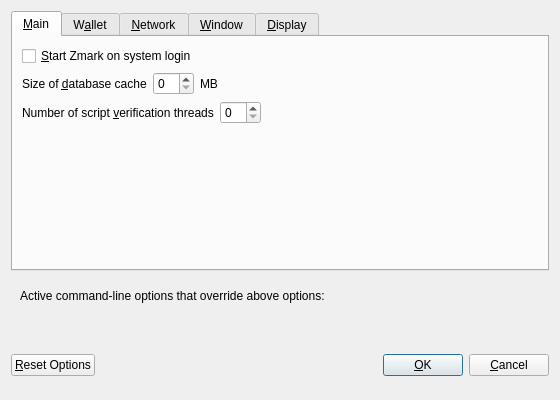
<?xml version="1.0" encoding="UTF-8"?>
<ui version="4.0">
 <class>OptionsDialog</class>
 <widget class="QDialog" name="OptionsDialog">
  <property name="geometry">
   <rect>
    <x>0</x>
    <y>0</y>
    <width>560</width>
    <height>400</height>
   </rect>
  </property>
  <property name="windowTitle">
   <string>Options</string>
  </property>
  <property name="modal">
   <bool>true</bool>
  </property>
  <layout class="QVBoxLayout" name="verticalLayout">
   <item>
    <widget class="QTabWidget" name="tabWidget">
     <property name="currentIndex">
      <number>0</number>
     </property>
     <widget class="QWidget" name="tabMain">
      <attribute name="title">
       <string>&amp;Main</string>
      </attribute>
      <layout class="QVBoxLayout" name="verticalLayout_Main">
       <item>
        <widget class="QCheckBox" name="zmarkAtStartup">
         <property name="toolTip">
          <string>Automatically start Zmark after logging in to the system.</string>
         </property>
         <property name="text">
          <string>&amp;Start Zmark on system login</string>
         </property>
        </widget>
       </item>
       <item>
        <layout class="QHBoxLayout" name="horizontalLayout_2_Main">
         <item>
          <widget class="QLabel" name="databaseCacheLabel">
           <property name="text">
            <string>Size of &amp;database cache</string>
           </property>
           <property name="textFormat">
            <enum>Qt::PlainText</enum>
           </property>
           <property name="buddy">
            <cstring>databaseCache</cstring>
           </property>
          </widget>
         </item>
         <item>
          <widget class="QSpinBox" name="databaseCache"/>
         </item>
         <item>
          <widget class="QLabel" name="databaseCacheUnitLabel">
           <property name="text">
            <string>MB</string>
           </property>
           <property name="textFormat">
            <enum>Qt::PlainText</enum>
           </property>
          </widget>
         </item>
         <item>
          <spacer name="horizontalSpacer_2_Main">
           <property name="orientation">
            <enum>Qt::Horizontal</enum>
           </property>
           <property name="sizeHint" stdset="0">
            <size>
             <width>40</width>
             <height>20</height>
            </size>
           </property>
          </spacer>
         </item>
        </layout>
       </item>
       <item>
        <layout class="QHBoxLayout" name="horizontalLayout_3_Main">
         <item>
          <widget class="QLabel" name="threadsScriptVerifLabel">
           <property name="text">
            <string>Number of script &amp;verification threads</string>
           </property>
           <property name="textFormat">
            <enum>Qt::PlainText</enum>
           </property>
           <property name="buddy">
            <cstring>threadsScriptVerif</cstring>
           </property>
          </widget>
         </item>
         <item>
          <widget class="QSpinBox" name="threadsScriptVerif">
           <property name="toolTip">
            <string>(0 = auto, &lt;0 = leave that many cores free)</string>
           </property>
          </widget>
         </item>
         <item>
          <spacer name="horizontalSpacer_3_Main">
           <property name="orientation">
            <enum>Qt::Horizontal</enum>
           </property>
           <property name="sizeHint" stdset="0">
            <size>
             <width>40</width>
             <height>20</height>
            </size>
           </property>
          </spacer>
         </item>
        </layout>
       </item>
       <item>
        <spacer name="verticalSpacer_Main">
         <property name="orientation">
          <enum>Qt::Vertical</enum>
         </property>
         <property name="sizeHint" stdset="0">
          <size>
           <width>20</width>
           <height>40</height>
          </size>
         </property>
        </spacer>
       </item>
      </layout>
     </widget>
     <widget class="QWidget" name="tabWallet">
      <attribute name="title">
       <string>W&amp;allet</string>
      </attribute>
      <layout class="QVBoxLayout" name="verticalLayout_Wallet">
       <item>
        <widget class="QLabel" name="transactionFeeInfoLabel">
         <property name="text">
          <string>Optional transaction fee per kB that helps make sure your transactions are processed quickly. Most transactions are 1 kB.</string>
         </property>
         <property name="textFormat">
          <enum>Qt::PlainText</enum>
         </property>
         <property name="wordWrap">
          <bool>true</bool>
         </property>
        </widget>
       </item>
       <item>
        <layout class="QHBoxLayout" name="horizontalLayout_1_Wallet">
         <item>
          <widget class="QLabel" name="transactionFeeLabel">
           <property name="text">
            <string>Pay transaction &amp;fee</string>
           </property>
           <property name="textFormat">
            <enum>Qt::PlainText</enum>
           </property>
           <property name="buddy">
            <cstring>transactionFee</cstring>
           </property>
          </widget>
         </item>
         <item>
          <widget class="BitmarkAmountField" name="transactionFee"/>
         </item>
         <item>
          <spacer name="horizontalSpacer_1_Wallet">
           <property name="orientation">
            <enum>Qt::Horizontal</enum>
           </property>
           <property name="sizeHint" stdset="0">
            <size>
             <width>40</width>
             <height>20</height>
            </size>
           </property>
          </spacer>
         </item>
        </layout>
       </item>
       <item>
        <spacer name="verticalSpacer_Wallet">
         <property name="orientation">
          <enum>Qt::Vertical</enum>
         </property>
         <property name="sizeHint" stdset="0">
          <size>
           <width>20</width>
           <height>40</height>
          </size>
         </property>
        </spacer>
       </item>
       <item>
        <widget class="QGroupBox" name="groupBox">
         <property name="title">
          <string>Expert</string>
         </property>
         <layout class="QVBoxLayout" name="verticalLayout_2">
          <item>
           <widget class="QCheckBox" name="coinControlFeatures">
            <property name="toolTip">
             <string>Whether to show coin control features or not.</string>
            </property>
            <property name="text">
             <string>Enable coin &amp;control features</string>
            </property>
           </widget>
          </item>
          <item>
           <widget class="QCheckBox" name="spendZeroConfChange">
            <property name="toolTip">
             <string>If you disable the spending of unconfirmed change, the change from a transaction cannot be used until that transaction has at least one confirmation. This also affects how your balance is computed.</string>
            </property>
            <property name="text">
             <string>&amp;Spend unconfirmed change</string>
            </property>
           </widget>
          </item>
         </layout>
        </widget>
       </item>
      </layout>
     </widget>
     <widget class="QWidget" name="tabNetwork">
      <attribute name="title">
       <string>&amp;Network</string>
      </attribute>
      <layout class="QVBoxLayout" name="verticalLayout_Network">
       <item>
        <widget class="QCheckBox" name="mapPortUpnp">
         <property name="toolTip">
          <string>Automatically open the Zmark client port on the router. This only works when your router supports UPnP and it is enabled.</string>
         </property>
         <property name="text">
          <string>Map port using &amp;UPnP</string>
         </property>
        </widget>
       </item>
       <item>
        <widget class="QCheckBox" name="connectSocks">
         <property name="toolTip">
          <string>Connect to the Zmark network through a SOCKS proxy.</string>
         </property>
         <property name="text">
          <string>&amp;Connect through SOCKS proxy (default proxy):</string>
         </property>
        </widget>
       </item>
       <item>
        <layout class="QHBoxLayout" name="horizontalLayout_1_Network">
         <item>
          <widget class="QLabel" name="proxyIpLabel">
           <property name="text">
            <string>Proxy &amp;IP:</string>
           </property>
           <property name="textFormat">
            <enum>Qt::PlainText</enum>
           </property>
           <property name="buddy">
            <cstring>proxyIp</cstring>
           </property>
          </widget>
         </item>
         <item>
          <widget class="QValidatedLineEdit" name="proxyIp">
           <property name="minimumSize">
            <size>
             <width>140</width>
             <height>0</height>
            </size>
           </property>
           <property name="maximumSize">
            <size>
             <width>140</width>
             <height>16777215</height>
            </size>
           </property>
           <property name="toolTip">
            <string>IP address of the proxy (e.g. IPv4: 127.0.0.1 / IPv6: ::1)</string>
           </property>
          </widget>
         </item>
         <item>
          <widget class="QLabel" name="proxyPortLabel">
           <property name="text">
            <string>&amp;Port:</string>
           </property>
           <property name="textFormat">
            <enum>Qt::PlainText</enum>
           </property>
           <property name="buddy">
            <cstring>proxyPort</cstring>
           </property>
          </widget>
         </item>
         <item>
          <widget class="QLineEdit" name="proxyPort">
           <property name="minimumSize">
            <size>
             <width>55</width>
             <height>0</height>
            </size>
           </property>
           <property name="maximumSize">
            <size>
             <width>55</width>
             <height>16777215</height>
            </size>
           </property>
           <property name="toolTip">
            <string>Port of the proxy (e.g. 9050)</string>
           </property>
          </widget>
         </item>
         <item>
          <widget class="QLabel" name="socksVersionLabel">
           <property name="text">
            <string>SOCKS &amp;Version:</string>
           </property>
           <property name="textFormat">
            <enum>Qt::PlainText</enum>
           </property>
           <property name="buddy">
            <cstring>socksVersion</cstring>
           </property>
          </widget>
         </item>
         <item>
          <widget class="QValueComboBox" name="socksVersion">
           <property name="toolTip">
            <string>SOCKS version of the proxy (e.g. 5)</string>
           </property>
          </widget>
         </item>
         <item>
          <spacer name="horizontalSpacer_1_Network">
           <property name="orientation">
            <enum>Qt::Horizontal</enum>
           </property>
           <property name="sizeHint" stdset="0">
            <size>
             <width>40</width>
             <height>20</height>
            </size>
           </property>
          </spacer>
         </item>
        </layout>
       </item>
       <item>
        <spacer name="verticalSpacer_Network">
         <property name="orientation">
          <enum>Qt::Vertical</enum>
         </property>
         <property name="sizeHint" stdset="0">
          <size>
           <width>20</width>
           <height>40</height>
          </size>
         </property>
        </spacer>
       </item>
      </layout>
     </widget>
     <widget class="QWidget" name="tabWindow">
      <attribute name="title">
       <string>&amp;Window</string>
      </attribute>
      <layout class="QVBoxLayout" name="verticalLayout_Window">
       <item>
        <widget class="QCheckBox" name="minimizeToTray">
         <property name="toolTip">
          <string>Show only a tray icon after minimizing the window.</string>
         </property>
         <property name="text">
          <string>&amp;Minimize to the tray instead of the taskbar</string>
         </property>
        </widget>
       </item>
       <item>
        <widget class="QCheckBox" name="minimizeOnClose">
         <property name="toolTip">
          <string>Minimize instead of exit the application when the window is closed. When this option is enabled, the application will be closed only after selecting Quit in the menu.</string>
         </property>
         <property name="text">
          <string>M&amp;inimize on close</string>
         </property>
        </widget>
       </item>
       <item>
        <spacer name="verticalSpacer_Window">
         <property name="orientation">
          <enum>Qt::Vertical</enum>
         </property>
         <property name="sizeHint" stdset="0">
          <size>
           <width>20</width>
           <height>40</height>
          </size>
         </property>
        </spacer>
       </item>
      </layout>
     </widget>
     <widget class="QWidget" name="tabDisplay">
      <attribute name="title">
       <string>&amp;Display</string>
      </attribute>
      <layout class="QVBoxLayout" name="verticalLayout_Display">
       <item>
        <layout class="QHBoxLayout" name="horizontalLayout_1_Display">
         <item>
          <widget class="QLabel" name="langLabel">
           <property name="text">
            <string>User Interface &amp;language:</string>
           </property>
           <property name="textFormat">
            <enum>Qt::PlainText</enum>
           </property>
           <property name="buddy">
            <cstring>lang</cstring>
           </property>
          </widget>
         </item>
         <item>
          <widget class="QValueComboBox" name="lang">
           <property name="toolTip">
            <string>The user interface language can be set here. This setting will take effect after restarting Zmark.</string>
           </property>
          </widget>
         </item>
        </layout>
       </item>
       <item>
        <layout class="QHBoxLayout" name="horizontalLayout_2_Display">
         <item>
          <widget class="QLabel" name="unitLabel">
           <property name="text">
            <string>&amp;Unit to show amounts in:</string>
           </property>
           <property name="textFormat">
            <enum>Qt::PlainText</enum>
           </property>
           <property name="buddy">
            <cstring>unit</cstring>
           </property>
          </widget>
         </item>
         <item>
          <widget class="QValueComboBox" name="unit">
           <property name="toolTip">
            <string>Choose the default subdivision unit to show in the interface and when sending coins.</string>
           </property>
          </widget>
         </item>
        </layout>
       </item>
       <item>
        <widget class="QCheckBox" name="displayAddresses">
         <property name="toolTip">
          <string>Whether to show Zmark addresses in the transaction list or not.</string>
         </property>
         <property name="text">
          <string>&amp;Display addresses in transaction list</string>
         </property>
        </widget>
       </item>
       <item>
        <layout class="QHBoxLayout" name="horizontalLayout_3_Display">
         <item>
          <widget class="QLabel" name="thirdPartyTxUrlsLabel">
           <property name="toolTip">
            <string>Third party URLs (e.g. a block explorer) that appear in the transactions tab as context menu items. %s in the URL is replaced by transaction hash. Multiple URLs are separated by vertical bar |.</string>
           </property>
           <property name="text">
            <string>Third party transaction URLs</string>
           </property>
           <property name="buddy">
            <cstring>thirdPartyTxUrls</cstring>
           </property>
          </widget>
         </item>
         <item>
          <widget class="QLineEdit" name="thirdPartyTxUrls">
           <property name="toolTip">
            <string>Third party URLs (e.g. a block explorer) that appear in the transactions tab as context menu items. %s in the URL is replaced by transaction hash. Multiple URLs are separated by vertical bar |.</string>
           </property>
          </widget>
         </item>
        </layout>
       </item>
       <item>
        <spacer name="verticalSpacer_Display">
         <property name="orientation">
          <enum>Qt::Vertical</enum>
         </property>
         <property name="sizeHint" stdset="0">
          <size>
           <width>20</width>
           <height>40</height>
          </size>
         </property>
        </spacer>
       </item>
      </layout>
     </widget>
    </widget>
   </item>
   <item>
    <widget class="QFrame" name="frame">
     <layout class="QVBoxLayout" name="verticalLayout_Bottom">
      <item>
       <layout class="QHBoxLayout" name="horizontalLayout_Bottom">
        <item>
         <widget class="QLabel" name="overriddenByCommandLineInfoLabel">
          <property name="text">
           <string>Active command-line options that override above options:</string>
          </property>
          <property name="textFormat">
           <enum>Qt::PlainText</enum>
          </property>
         </widget>
        </item>
        <item>
         <spacer name="horizontalSpacer_Bottom">
          <property name="orientation">
           <enum>Qt::Horizontal</enum>
          </property>
          <property name="sizeHint" stdset="0">
           <size>
            <width>40</width>
            <height>20</height>
           </size>
          </property>
         </spacer>
        </item>
       </layout>
      </item>
      <item>
       <widget class="QLabel" name="overriddenByCommandLineLabel">
        <property name="text">
         <string/>
        </property>
        <property name="textFormat">
         <enum>Qt::PlainText</enum>
        </property>
        <property name="wordWrap">
         <bool>true</bool>
        </property>
       </widget>
      </item>
     </layout>
    </widget>
   </item>
   <item>
    <layout class="QHBoxLayout" name="horizontalLayout_Buttons">
     <item>
      <widget class="QPushButton" name="resetButton">
       <property name="toolTip">
        <string>Reset all client options to default.</string>
       </property>
       <property name="text">
        <string>&amp;Reset Options</string>
       </property>
       <property name="autoDefault">
        <bool>false</bool>
       </property>
      </widget>
     </item>
     <item>
      <spacer name="horizontalSpacer_1">
       <property name="orientation">
        <enum>Qt::Horizontal</enum>
       </property>
       <property name="sizeHint" stdset="0">
        <size>
         <width>40</width>
         <height>48</height>
        </size>
       </property>
      </spacer>
     </item>
     <item>
      <widget class="QLabel" name="statusLabel">
       <property name="minimumSize">
        <size>
         <width>200</width>
         <height>0</height>
        </size>
       </property>
       <property name="font">
        <font>
         <weight>75</weight>
         <bold>true</bold>
        </font>
       </property>
       <property name="text">
        <string/>
       </property>
       <property name="textFormat">
        <enum>Qt::PlainText</enum>
       </property>
       <property name="wordWrap">
        <bool>true</bool>
       </property>
      </widget>
     </item>
     <item>
      <spacer name="horizontalSpacer_2">
       <property name="orientation">
        <enum>Qt::Horizontal</enum>
       </property>
       <property name="sizeHint" stdset="0">
        <size>
         <width>40</width>
         <height>48</height>
        </size>
       </property>
      </spacer>
     </item>
     <item>
      <widget class="QPushButton" name="okButton">
       <property name="text">
        <string>&amp;OK</string>
       </property>
      </widget>
     </item>
     <item>
      <widget class="QPushButton" name="cancelButton">
       <property name="text">
        <string>&amp;Cancel</string>
       </property>
       <property name="autoDefault">
        <bool>false</bool>
       </property>
      </widget>
     </item>
    </layout>
   </item>
  </layout>
 </widget>
 <customwidgets>
  <customwidget>
   <class>BitmarkAmountField</class>
   <extends>QLineEdit</extends>
   <header>zmarkamountfield.h</header>
   <container>1</container>
  </customwidget>
  <customwidget>
   <class>QValidatedLineEdit</class>
   <extends>QLineEdit</extends>
   <header>qvalidatedlineedit.h</header>
  </customwidget>
  <customwidget>
   <class>QValueComboBox</class>
   <extends>QComboBox</extends>
   <header>qvaluecombobox.h</header>
  </customwidget>
 </customwidgets>
 <resources/>
 <connections/>
</ui>
